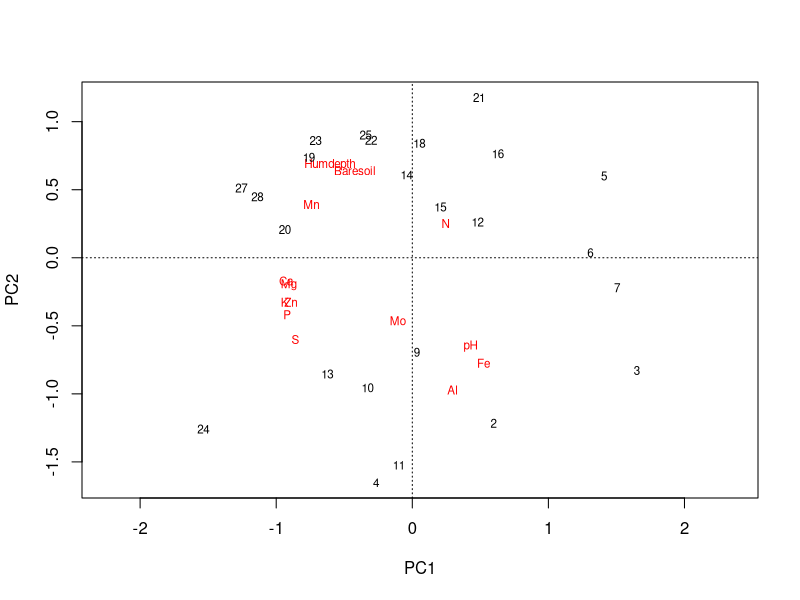
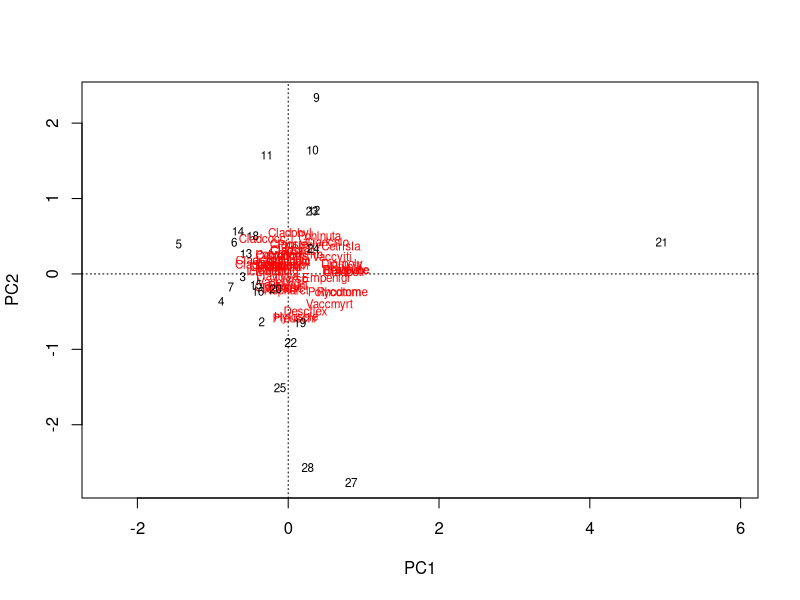
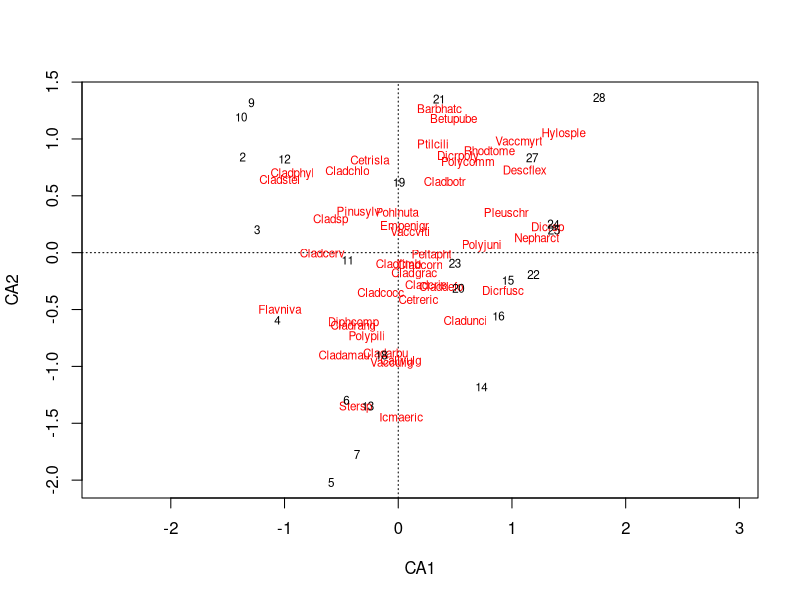
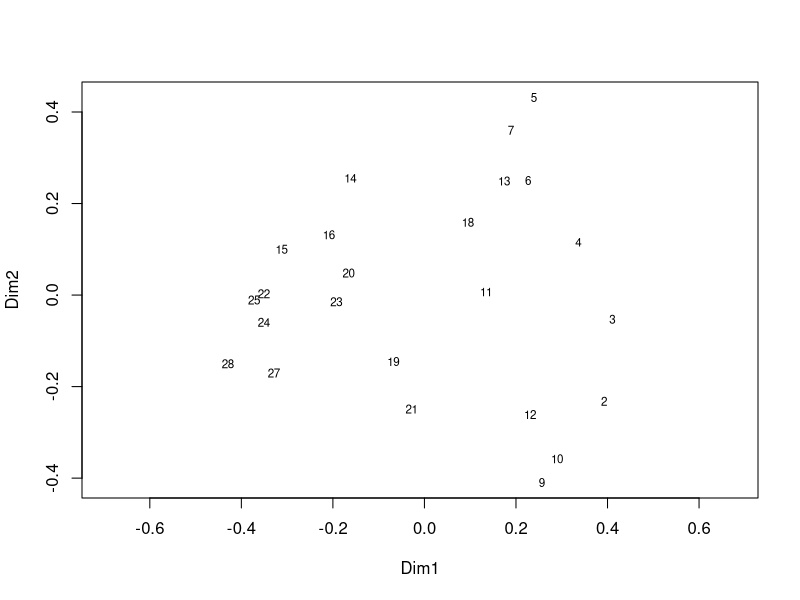
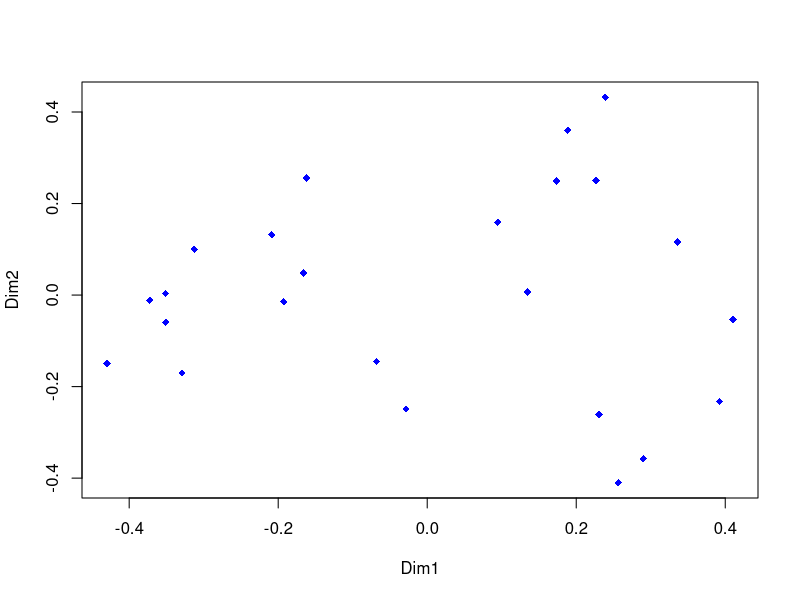
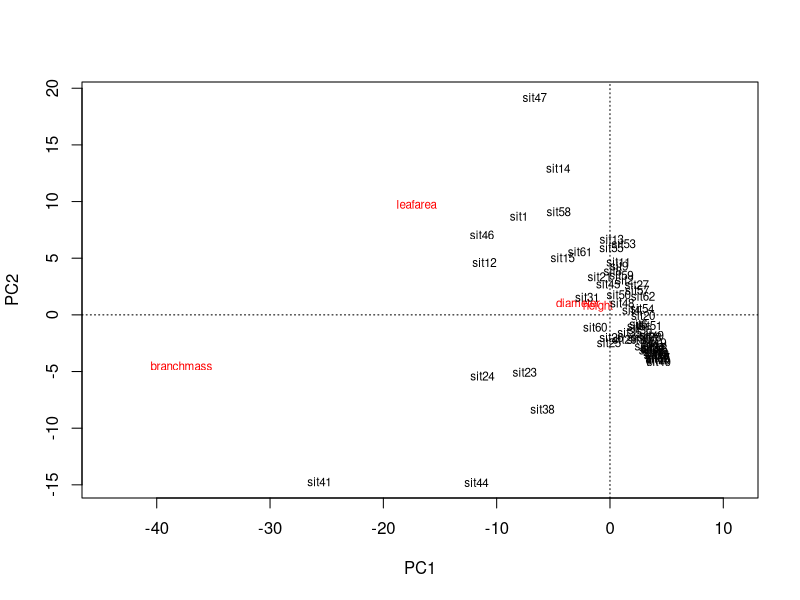
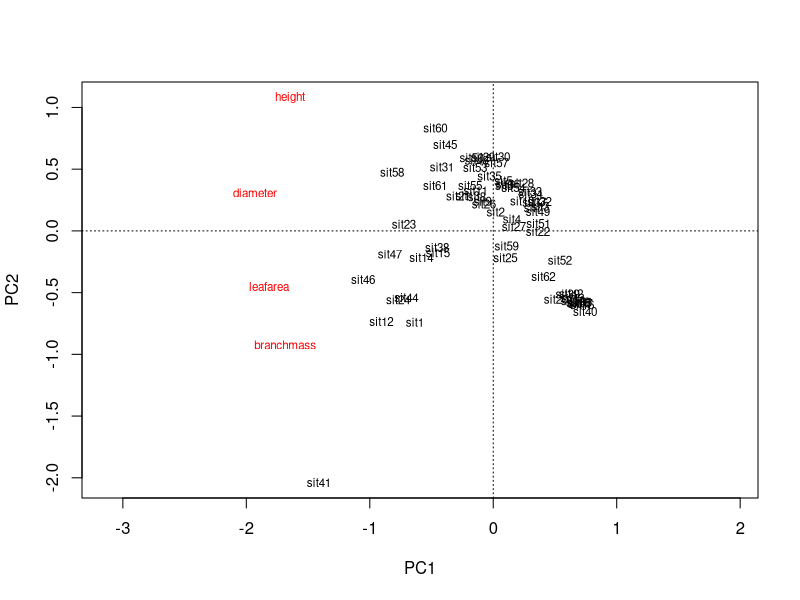
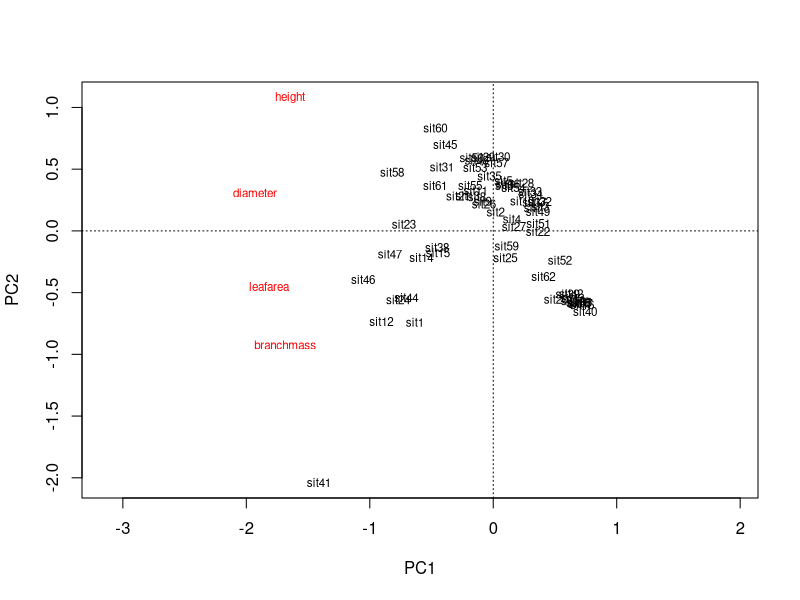

The R script that drew these images, in order:
#pca response variables that are linear and continutous (pca and rda)
#if not linear can you tranform and then use pca?
#with count data that have a minimal about of zeros then cca

library(vegan)
data(varechem)
str(varechem)

#pca analysis (good for continuous data)

#variance of variables
var(varechem$Ca)
var(varechem$K)
#variance way higher in Ca compared to K, so need to scale variables (scale =T in rda())

chem1 <- rda(varechem, scale=T) #mean is 0 and SD=1 with scale=T

windows()
plot(chem1)

data("varespec")
str(varespec)

spec1 <- rda(varespec, scale=T)
windows()
plot(spec1)
summary(spec1)#eigenvalues explain amnt of variation for each axis

#seems to violate assumptions of normal residuals (far right variables)
#so we will use correspondace analysis which is better for count data (chi2)
spec2 <- cca(varespec)
windows()
plot(spec2)

#when trying to decide which analysis to use you can look at the gradient length of the 
#data using the decorana() function, axis length <3 choose pca

#principal coordinate analysis----------------------------------

spec3 <- wcmdscale(vegdist(varespec, method='bray'), eig=T)
windows()
plot(spec3)
#look at eigenvalues
spec3$eig
eigens <- spec3$eig[spec3$eig >=0]
eigens/sum(eigens)

#may need to look at ?decostand for ecological standardizations
sptrans <- decostand(varespec, "normalize") #applys across datasetcourtc

spec3.scrs <- scores(spec3,display='sites') 
#sites refers to rows, #species refers to columns but no colums in pcoa
str(spec3.scrs)
windows()
plot(spec3.scrs[,1:2], pch=18, col="blue")


#exercis
allom <- read.csv("Allometry.csv")
allom1 <- rda(allom[,-1])
windows()
plot(allom1)
var(allom$branchmass)
var(allom$leafarea)
allom2 <- rda(allom[,-1], scale=T)
windows()
plot(allom2)

allomtrans <- decostand(allom[,-1], method="range")
allom3 <- rda(allomtrans, scale=T)
windows()
plot(allom3)

#row 41 seems to be bad
#look at NMDS for ranks for possible outliers (section 1.2.4 in manual)



